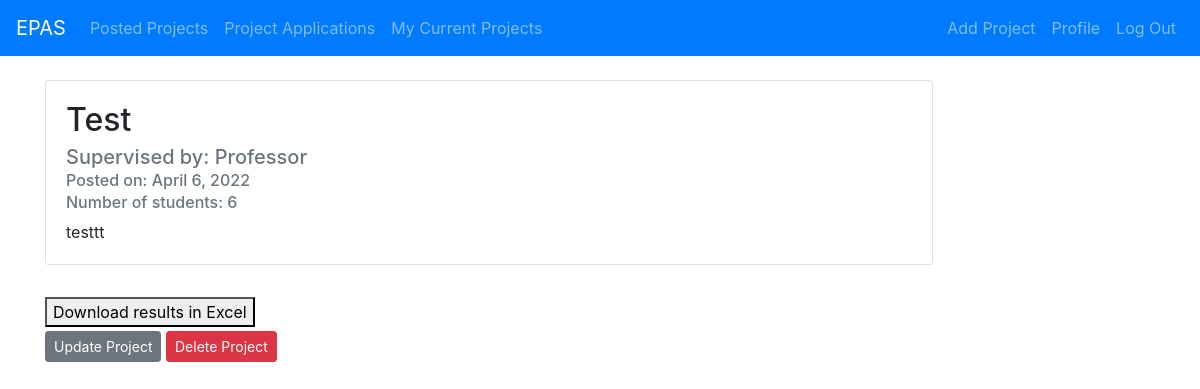
Before: /post/12/ (signed in) with the older database file.
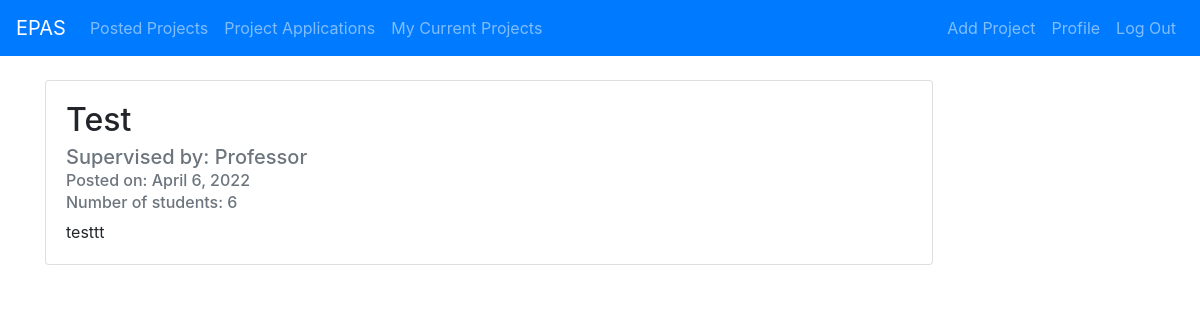
After: the same page with the newer database file.
### projectListing/views.py (the view)
# urls.py: path('post/<int:pk>/', PostDetailView.as_view(), name='post-detail'),
class PostDetailView(DetailView):
    model = Post

### projectListing/templates/projectListing/post_detail.html (shortened to what this page needs)
{% extends "projectListing/base.html" %}
{% block content %}
<br>
            <div class="card" style="min-width: 80%; max-width: 80%; margin-bottom: 2rem;">
                <div class="card-body">
                    <h2 class="card-title">{{ object.title }}</h2>
                    <h5 class="card-subtitle mb-2 text-muted">Supervised by: Professor {{ object.professor.last_name }}</h3>
                    <h6 class="card-subtitle mb-2 text-muted">Posted on: {{ object.date_posted }}</h3>
                    <h6 class="card-subtitle mb-2 text-muted">Number of students: {{ object.desiredNumStudents}}</h3>
                    <p class="card-text">{{ object.description }}</p>
                </div>
            </div>
            {% if user.type == "PROFESSOR" %}
                {% if user.username == object.professor.username %}
                    <button type="submit" name='mybtn2'>Download results in Excel</button>
                    <br>
                    <a class="btn btn-secondary btn-sm mt-1 mb-1" href="{% url 'post-update' object.id %}">Update Project</a>
                    <a class="btn btn-danger btn-sm mt-1 mb-1" href="{% url 'post-delete' object.id %}">Delete Project</a>
                {% endif %}
            {% endif %}
{% endblock content %}

Changed rows visible on the page:
changed Post "Test": professor_id 15 → 16 (drawn)
Other visible differences:
text no longer shown: "Download results in Excel Update Project Delete Project"
